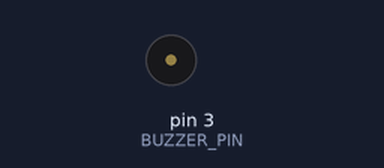
A sketch run on a simulated Arduino Uno, built with avr-gcc and run on an emulated ATmega328P. Shown: buzzer (waves = sounding, pin HIGH).

Above: at 0.4 s.
Timing chart, 0 to 3.0 s (numbered marks = the images above):
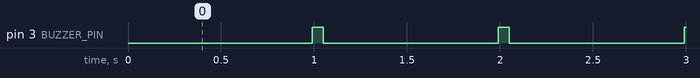

The sketch:

TimerInterruptBuzzer_example.ino
```cpp
#define BUZZER_PIN 3 // 버저 핀 번호를 갖는 전처리기
volatile unsigned int cnt = 0; //software counter 구현을 위한 count 변수
volatile unsigned int TopValue = 100; //software counter 구현을 위한 topvalue 변수
volatile unsigned int OffTime = 5; //버저가 항상 켜져있을 순 없으므로 버저가 삑! 소리가 나면서 켜져있는 시간을 결정하는 변수
unsigned int period; //timer counter의 주기를 결정하는 OCR1A에 값을 입력하는 변수

void timer_init(); //timer interrupt를 사용하기 위한 함수 헤더

void setup() {
	timer_init(); //timer interrupt를 사용하기 위한 설정함수
	Serial.begin(115200); //115200bps로 시리얼통신 시작
	pinMode(BUZZER_PIN, OUTPUT); //buzzer pin의 모드를 출력으로 설정
	sei(); //global interrupt enable. 지금부터 interrupt가 시작된다.
}

ISR(TIMER1_COMPA_vect) { //interrupt service routine fuction. vector는 timer counter의 compare match 발생 시 flag가 1로 변한다
	cnt++; //cnt 증가
	if (cnt >= TopValue) cnt = 0; //top value 도달 시, cnt는 0으로 초기화

	if (cnt == 0) digitalWrite(BUZZER_PIN, HIGH); //cnt가 0이 되면 버저가울림
	if (cnt > OffTime)digitalWrite(BUZZER_PIN, LOW); //cnt가 0~5 즉, 0.05sec 동안 부저가 울리게 삑! 소리가 나도록 한다/
}

void loop() {
	if (Serial.available()) {
		period = Serial.parseInt(); //시리얼 통신으로 받은 값 중 정수를 뽑아서 변수에 입력
		cli(); //interrupt service 설정을 변경하기 전에 반드시 interrupt를 disable시켜야 한다. 그러므로 global interrupt enable을 disable 한다.
		TCNT1 = 0; //global inerrupt enable 하기 전, 쓰레기 값에 의한 오류를 방지하기 위해 counter 값이 TCNT1을 초기화 시켜준다.
		TopValue = period; //interrupt service routine의 설정 값 중 top value를 변경한다.
		sei(); //global interrupt enable 시작.
	}
}

void timer_init() {

	TCCR1A &= ~_BV(WGM11);
	TCCR1A &= ~_BV(WGM10);
	TCCR1B |= _BV(WGM12); //WGM13 WGM12 WGM11 WGM10: 0 1 0 0으로 세팅해서 Timer Counter를 CTC Mode로 동작하게 한다.
	TCCR1B &= ~_BV(WGM13);
	TCCR1B |= _BV(CS10);
	TCCR1B |= _BV(CS11);
	TCCR1B &= ~_BV(CS12); //CS12 CS11 CS10: 0 1 1 으로 설정해서 prescaling ratio를 1/64로 만든다.

	OCR1A = 2499; //100Hz를 만들기 위한 OCR1A 값 설정
	TCNT1 = 0x0000; //counter value 초기화

	TIMSK1 |= _BV(OCIE1A); //Output Compare Match Interrupt Enable로 Comapare match 발생 시, interrupt flag가 발생하도록 한다.
	TIFR1 |= _BV(OCF1A); //interrupt flag를 초기화 하기 위해 1로 set한다.
}
```

Measured:
- by itself, pin 3 (BUZZER_PIN): alternates HIGH for 0.06 s and LOW for 0.94 s
